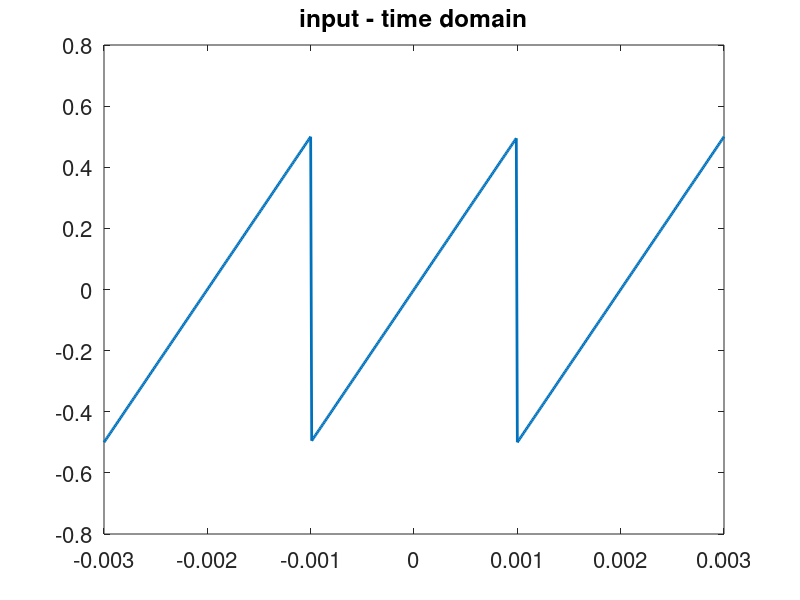
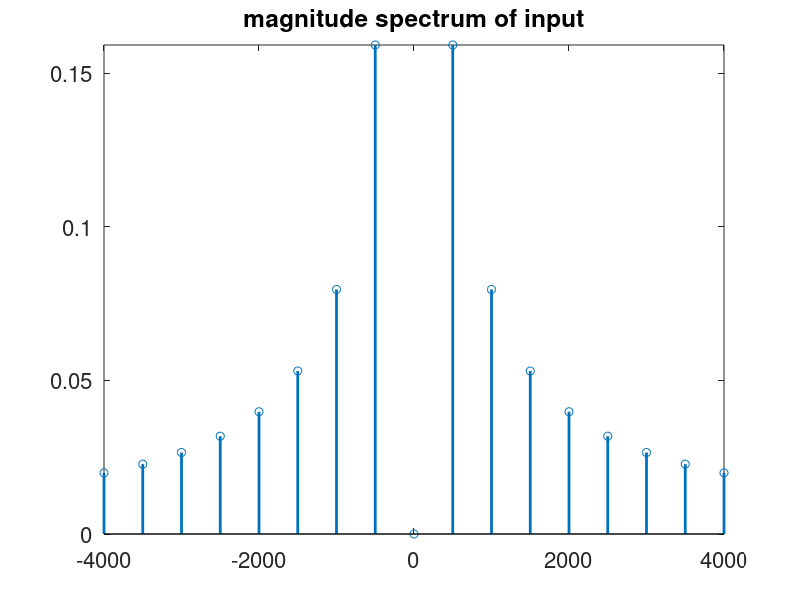
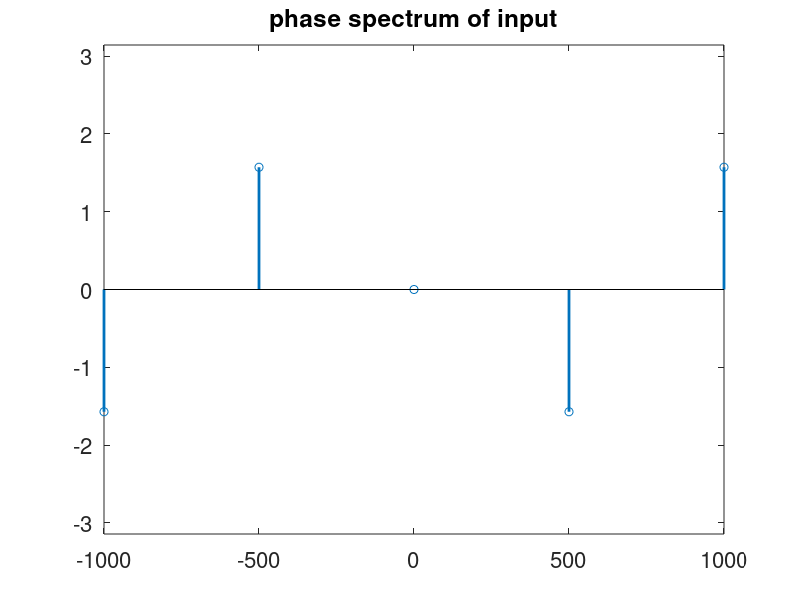
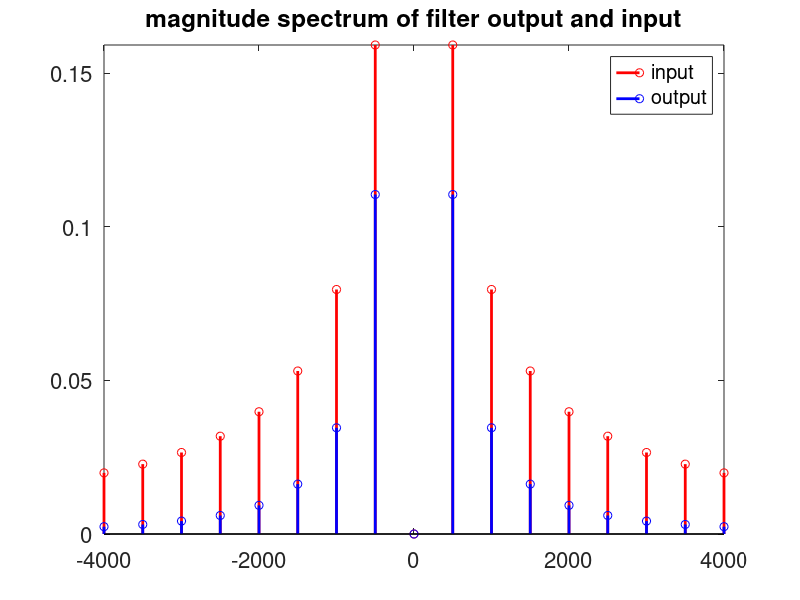

Here is the MATLAB script that generated these plots, in order:
%% triangular wave generator
clc
clear all
hold off

f0=500;    
T0 = 1/f0; 
tstep = 0.005*T0;
no_sample = 3*T0/tstep + 1; 
no_sample1 = T0/tstep + 1; 
%tt = -0.5*T0:tstep:0.5*T0;
tt = -1.5*T0:tstep:1.5*T0;

tt1 = -0.5*T0:tstep:0.5*T0; % time vector for the period -0.5T0 to 0.5T0
gp1 = tt1/T0; %input - triangular wave in the period -0.5T0 to 0.5T0
gp_in = [gp1 gp1(2:no_sample1-1) gp1]; %3 cycles of the triangular wave
figure(1)


Hp1 = plot(tt,gp_in);
set(Hp1,'LineWidth',2)
Ha = gca;
set(Ha,'Fontsize',16)
title('input - time domain')
pause

%% Fourier series representation of signal (Amplitude Spectrum)
      
K=1/(2*pi);
N=100; %no. of harmonics
nvec = -N:N;
c_in = zeros(size(nvec));
for n = nvec
    m = n+N+1;
    c_in(m) = 1i*K*((-1)^n)/n;
    
    if (n == 0)
      c_in(m) = 0.0;
    end
end
f = nvec*f0; %frequency vector
figure(2)
Hp1=stem(f,abs(c_in));
axis([-8*f0 8*f0 0 max(abs(c_in))])
set(Hp1,'LineWidth',2)
Ha = gca;
set(Ha,'Fontsize',16)
title('magnitude spectrum of input')
pause

%% Fourier series representation of signal (Phase Spectrum)

figure(3)
Hp1=stem(f,angle(c_in));
set(Hp1,'LineWidth',2)
Ha = gca;
set(Ha,'Fontsize',16)
axis([-0.1e4 0.1e4 -pi pi])
title('phase spectrum of input')
pause

%% Designing the 1st order Butterworth filter

R=3.3e3;
C=0.1e-6;
fc=1/(2*pi*R*C)     %cutoff freq of filter
%fc = 5000;

Hf = 1 ./(1+1i*f/fc) ;%filter transfer function
c_out = c_in .* Hf; %Fourier coefficients of the filter output

figure(4)
stem(f,abs(c_in),'r','LineWidth',2);
hold on
stem(f,abs(c_out),'b','LineWidth',2);
hold off
axis([-8*f0 8*f0 0 max(abs(c_in))])
Ha = gca;
set(Ha,'Fontsize',16)
title('magnitude spectrum of filter output and input')
Ha = gca;
set(Ha,'Fontsize',16)
legend('input','output')
pause


% hold off

%% Construct the output signal from the Cout Fourier coefficients

A = zeros(2*N+1,ceil(no_sample));
for n = nvec
    m=n+N+1;
    A(m,:) = c_out(m) .* exp(1i*2*pi*n*f0*tt);
end
gp_out = sum(A);
figure(5)
Hp1 = plot(tt,real(gp_out),'b',tt,gp_in,'r');
set(Hp1,'LineWidth',2)
Ha = gca;
set(Ha,'Fontsize',16)
title('filter input and output-time domain')
set(Ha,'Fontsize',16)
legend('output','input')